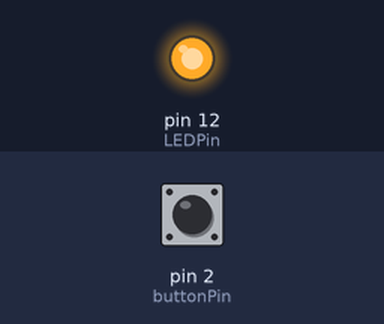
A sketch run on a simulated Arduino Uno, built with avr-gcc and run on an emulated ATmega328P. On the bench: output pins drawn as LEDs (lit = HIGH). Dashed ring = blinking. Inputs (shaded band) come from the test bench; at power-on: pin 2 (buttonPin) HIGH.

Above: at 1.2 s.
1.3 s: pin 2 (buttonPin) pulled LOW for 1 s
At 1.8 s:
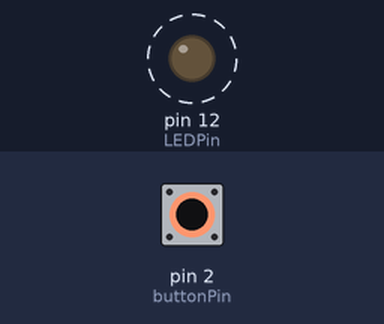
3.8 s: pin 2 (buttonPin) pulled LOW for 0.15 s
At 4.6 s:
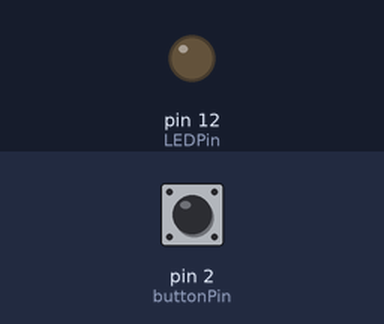
5.5 s: pin 2 (buttonPin) pulled LOW for 3.2 s
At 5.8 s:
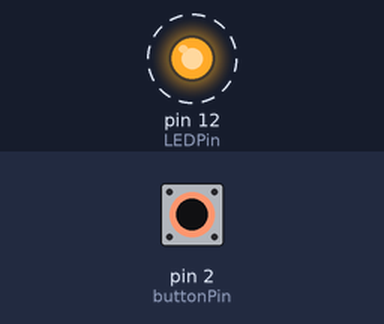
Timing chart, 0 to 10.2 s (numbered marks = the images above; inputs shaded):
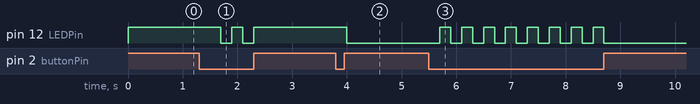

The sketch:

Digital-InOutput.ino
```cpp
const int LEDPin = 12;
const int buttonPin = 2;
int count = 0;
int buttonState = 1;

// the setup function runs once when you press reset or power the board
void setup() {
  // initialize digital pin LED_BUILTIN as an output.
  pinMode(LEDPin, OUTPUT);
  pinMode(buttonPin, INPUT_PULLUP);
  digitalWrite(LEDPin, HIGH);
}

// the loop function runs over and over again forever
void loop() {
  buttonState = digitalRead(buttonPin);

  if (buttonState == 0) {   // Có nút bấm thì trả về 0
    delay(200);
    if (count == 0) {
      digitalWrite(LEDPin, HIGH); //LEDPin = 1
      count = 1;
    }
    else {
      digitalWrite(LEDPin, LOW);   // LEDPin = 0
      count = 0;
    }
  }
}
```

Measured:
- after the input at 1.3 s, pin 12 (LEDPin): alternates HIGH for 0.20 s and LOW for 0.20 s, 4 changes in all, then stays HIGH, starting after 0.40 s
- after the input at 3.8 s, pin 12 (LEDPin): HIGH → LOW after 0.20 s
- after the input at 5.5 s, pin 12 (LEDPin): alternates HIGH for 0.20 s and LOW for 0.20 s, 16 changes in all, then stays LOW, starting after 0.20 s
